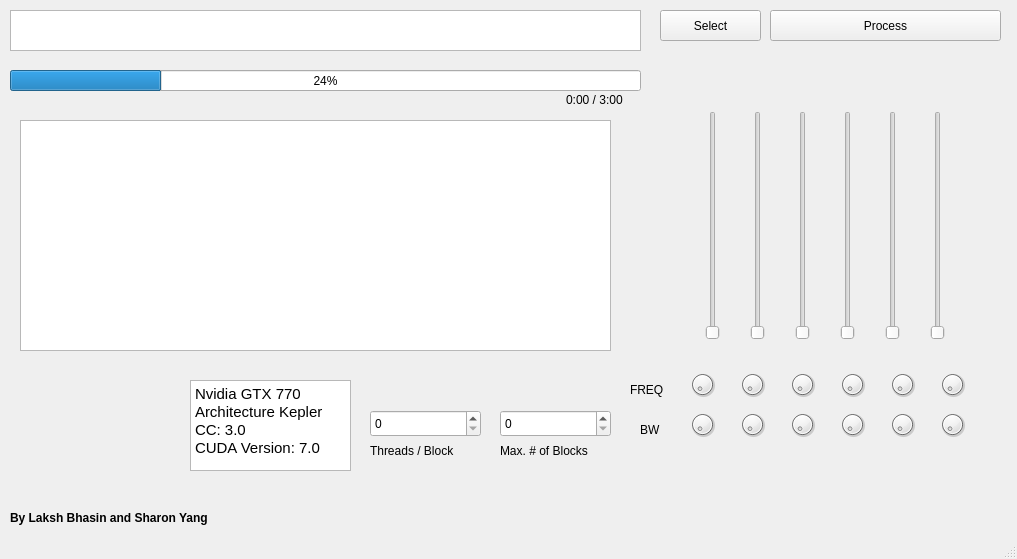
<?xml version="1.0" encoding="UTF-8"?>
<ui version="4.0">
 <class>MainApp</class>
 <widget class="QMainWindow" name="MainApp">
  <property name="geometry">
   <rect>
    <x>0</x>
    <y>0</y>
    <width>1017</width>
    <height>559</height>
   </rect>
  </property>
  <property name="windowTitle">
   <string>MainApp</string>
  </property>
  <widget class="QWidget" name="centralWidget">
   <widget class="QPushButton" name="pushButton">
    <property name="geometry">
     <rect>
      <x>660</x>
      <y>10</y>
      <width>101</width>
      <height>31</height>
     </rect>
    </property>
    <property name="text">
     <string>Select</string>
    </property>
   </widget>
   <widget class="QTextEdit" name="textEdit">
    <property name="geometry">
     <rect>
      <x>10</x>
      <y>10</y>
      <width>631</width>
      <height>41</height>
     </rect>
    </property>
   </widget>
   <widget class="QPushButton" name="pushButton_2">
    <property name="geometry">
     <rect>
      <x>770</x>
      <y>10</y>
      <width>231</width>
      <height>31</height>
     </rect>
    </property>
    <property name="text">
     <string>Process</string>
    </property>
   </widget>
   <widget class="QWidget" name="horizontalLayoutWidget">
    <property name="geometry">
     <rect>
      <x>670</x>
      <y>100</y>
      <width>311</width>
      <height>251</height>
     </rect>
    </property>
    <layout class="QHBoxLayout" name="horizontalLayout">
     <item>
      <widget class="QSlider" name="verticalSlider">
       <property name="orientation">
        <enum>Qt::Vertical</enum>
       </property>
      </widget>
     </item>
     <item>
      <widget class="QSlider" name="verticalSlider_2">
       <property name="orientation">
        <enum>Qt::Vertical</enum>
       </property>
      </widget>
     </item>
     <item>
      <widget class="QSlider" name="verticalSlider_3">
       <property name="orientation">
        <enum>Qt::Vertical</enum>
       </property>
      </widget>
     </item>
     <item>
      <widget class="QSlider" name="verticalSlider_4">
       <property name="orientation">
        <enum>Qt::Vertical</enum>
       </property>
      </widget>
     </item>
     <item>
      <widget class="QSlider" name="verticalSlider_5">
       <property name="orientation">
        <enum>Qt::Vertical</enum>
       </property>
      </widget>
     </item>
     <item>
      <widget class="QSlider" name="verticalSlider_6">
       <property name="orientation">
        <enum>Qt::Vertical</enum>
       </property>
      </widget>
     </item>
    </layout>
   </widget>
   <widget class="QProgressBar" name="progressBar">
    <property name="geometry">
     <rect>
      <x>10</x>
      <y>70</y>
      <width>631</width>
      <height>21</height>
     </rect>
    </property>
    <property name="value">
     <number>24</number>
    </property>
   </widget>
   <widget class="QLabel" name="label">
    <property name="geometry">
     <rect>
      <x>566</x>
      <y>90</y>
      <width>71</width>
      <height>20</height>
     </rect>
    </property>
    <property name="text">
     <string>0:00 / 3:00</string>
    </property>
   </widget>
   <widget class="QLabel" name="label_2">
    <property name="geometry">
     <rect>
      <x>630</x>
      <y>380</y>
      <width>41</width>
      <height>20</height>
     </rect>
    </property>
    <property name="text">
     <string>FREQ</string>
    </property>
   </widget>
   <widget class="QLabel" name="label_3">
    <property name="geometry">
     <rect>
      <x>640</x>
      <y>420</y>
      <width>31</width>
      <height>20</height>
     </rect>
    </property>
    <property name="text">
     <string>BW</string>
    </property>
   </widget>
   <widget class="QGraphicsView" name="graphicsView">
    <property name="geometry">
     <rect>
      <x>20</x>
      <y>120</y>
      <width>591</width>
      <height>231</height>
     </rect>
    </property>
   </widget>
   <widget class="QTextBrowser" name="textBrowser">
    <property name="geometry">
     <rect>
      <x>190</x>
      <y>380</y>
      <width>161</width>
      <height>91</height>
     </rect>
    </property>
    <property name="html">
     <string>&lt;!DOCTYPE HTML PUBLIC &quot;-//W3C//DTD HTML 4.0//EN&quot; &quot;http://www.w3.org/TR/REC-html40/strict.dtd&quot;&gt;
&lt;html&gt;&lt;head&gt;&lt;meta name=&quot;qrichtext&quot; content=&quot;1&quot; /&gt;&lt;style type=&quot;text/css&quot;&gt;
p, li { white-space: pre-wrap; }
&lt;/style&gt;&lt;/head&gt;&lt;body style=&quot; font-family:'Ubuntu'; font-size:11pt; font-weight:400; font-style:normal;&quot;&gt;
&lt;p style=&quot; margin-top:0px; margin-bottom:0px; margin-left:0px; margin-right:0px; -qt-block-indent:0; text-indent:0px;&quot;&gt;Nvidia GTX 770&lt;/p&gt;
&lt;p style=&quot; margin-top:0px; margin-bottom:0px; margin-left:0px; margin-right:0px; -qt-block-indent:0; text-indent:0px;&quot;&gt;Architecture Kepler&lt;/p&gt;
&lt;p style=&quot; margin-top:0px; margin-bottom:0px; margin-left:0px; margin-right:0px; -qt-block-indent:0; text-indent:0px;&quot;&gt;CC: 3.0&lt;/p&gt;
&lt;p style=&quot; margin-top:0px; margin-bottom:0px; margin-left:0px; margin-right:0px; -qt-block-indent:0; text-indent:0px;&quot;&gt;CUDA Version: 7.0&lt;/p&gt;&lt;/body&gt;&lt;/html&gt;</string>
    </property>
   </widget>
   <widget class="QLabel" name="label_4">
    <property name="geometry">
     <rect>
      <x>370</x>
      <y>440</y>
      <width>111</width>
      <height>21</height>
     </rect>
    </property>
    <property name="text">
     <string>Threads / Block</string>
    </property>
   </widget>
   <widget class="QLabel" name="label_5">
    <property name="geometry">
     <rect>
      <x>500</x>
      <y>440</y>
      <width>121</width>
      <height>21</height>
     </rect>
    </property>
    <property name="text">
     <string>Max. # of Blocks</string>
    </property>
   </widget>
   <widget class="QLabel" name="label_logo">
    <property name="geometry">
     <rect>
      <x>-20</x>
      <y>380</y>
      <width>171</width>
      <height>151</height>
     </rect>
    </property>
    <property name="text">
     <string/>
    </property>
   </widget>
   <widget class="QSpinBox" name="spinBox">
    <property name="geometry">
     <rect>
      <x>370</x>
      <y>410</y>
      <width>111</width>
      <height>27</height>
     </rect>
    </property>
   </widget>
   <widget class="QSpinBox" name="spinBox_2">
    <property name="geometry">
     <rect>
      <x>500</x>
      <y>410</y>
      <width>111</width>
      <height>27</height>
     </rect>
    </property>
   </widget>
   <widget class="QDial" name="dial_4">
    <property name="enabled">
     <bool>true</bool>
    </property>
    <property name="geometry">
     <rect>
      <x>830</x>
      <y>370</y>
      <width>45</width>
      <height>29</height>
     </rect>
    </property>
    <property name="sizePolicy">
     <sizepolicy hsizetype="Fixed" vsizetype="Fixed">
      <horstretch>0</horstretch>
      <verstretch>0</verstretch>
     </sizepolicy>
    </property>
   </widget>
   <widget class="QDial" name="dial_5">
    <property name="enabled">
     <bool>true</bool>
    </property>
    <property name="geometry">
     <rect>
      <x>880</x>
      <y>370</y>
      <width>45</width>
      <height>29</height>
     </rect>
    </property>
    <property name="sizePolicy">
     <sizepolicy hsizetype="Fixed" vsizetype="Fixed">
      <horstretch>0</horstretch>
      <verstretch>0</verstretch>
     </sizepolicy>
    </property>
   </widget>
   <widget class="QDial" name="dial_1">
    <property name="enabled">
     <bool>true</bool>
    </property>
    <property name="geometry">
     <rect>
      <x>680</x>
      <y>370</y>
      <width>45</width>
      <height>29</height>
     </rect>
    </property>
    <property name="sizePolicy">
     <sizepolicy hsizetype="Fixed" vsizetype="Fixed">
      <horstretch>0</horstretch>
      <verstretch>0</verstretch>
     </sizepolicy>
    </property>
   </widget>
   <widget class="QDial" name="dial_3">
    <property name="enabled">
     <bool>true</bool>
    </property>
    <property name="geometry">
     <rect>
      <x>780</x>
      <y>370</y>
      <width>45</width>
      <height>29</height>
     </rect>
    </property>
    <property name="sizePolicy">
     <sizepolicy hsizetype="Fixed" vsizetype="Fixed">
      <horstretch>0</horstretch>
      <verstretch>0</verstretch>
     </sizepolicy>
    </property>
   </widget>
   <widget class="QDial" name="dial_2">
    <property name="enabled">
     <bool>true</bool>
    </property>
    <property name="geometry">
     <rect>
      <x>730</x>
      <y>370</y>
      <width>45</width>
      <height>29</height>
     </rect>
    </property>
    <property name="sizePolicy">
     <sizepolicy hsizetype="Fixed" vsizetype="Fixed">
      <horstretch>0</horstretch>
      <verstretch>0</verstretch>
     </sizepolicy>
    </property>
   </widget>
   <widget class="QDial" name="dial_6">
    <property name="enabled">
     <bool>true</bool>
    </property>
    <property name="geometry">
     <rect>
      <x>930</x>
      <y>370</y>
      <width>45</width>
      <height>29</height>
     </rect>
    </property>
    <property name="sizePolicy">
     <sizepolicy hsizetype="Fixed" vsizetype="Fixed">
      <horstretch>0</horstretch>
      <verstretch>0</verstretch>
     </sizepolicy>
    </property>
   </widget>
   <widget class="QDial" name="dial_7">
    <property name="enabled">
     <bool>true</bool>
    </property>
    <property name="geometry">
     <rect>
      <x>680</x>
      <y>410</y>
      <width>45</width>
      <height>29</height>
     </rect>
    </property>
    <property name="sizePolicy">
     <sizepolicy hsizetype="Fixed" vsizetype="Fixed">
      <horstretch>0</horstretch>
      <verstretch>0</verstretch>
     </sizepolicy>
    </property>
   </widget>
   <widget class="QDial" name="dial_12">
    <property name="enabled">
     <bool>true</bool>
    </property>
    <property name="geometry">
     <rect>
      <x>930</x>
      <y>410</y>
      <width>45</width>
      <height>29</height>
     </rect>
    </property>
    <property name="sizePolicy">
     <sizepolicy hsizetype="Fixed" vsizetype="Fixed">
      <horstretch>0</horstretch>
      <verstretch>0</verstretch>
     </sizepolicy>
    </property>
   </widget>
   <widget class="QDial" name="dial_11">
    <property name="enabled">
     <bool>true</bool>
    </property>
    <property name="geometry">
     <rect>
      <x>880</x>
      <y>410</y>
      <width>45</width>
      <height>29</height>
     </rect>
    </property>
    <property name="sizePolicy">
     <sizepolicy hsizetype="Fixed" vsizetype="Fixed">
      <horstretch>0</horstretch>
      <verstretch>0</verstretch>
     </sizepolicy>
    </property>
   </widget>
   <widget class="QDial" name="dial_9">
    <property name="enabled">
     <bool>true</bool>
    </property>
    <property name="geometry">
     <rect>
      <x>780</x>
      <y>410</y>
      <width>45</width>
      <height>29</height>
     </rect>
    </property>
    <property name="sizePolicy">
     <sizepolicy hsizetype="Fixed" vsizetype="Fixed">
      <horstretch>0</horstretch>
      <verstretch>0</verstretch>
     </sizepolicy>
    </property>
   </widget>
   <widget class="QDial" name="dial_8">
    <property name="enabled">
     <bool>true</bool>
    </property>
    <property name="geometry">
     <rect>
      <x>730</x>
      <y>410</y>
      <width>45</width>
      <height>29</height>
     </rect>
    </property>
    <property name="sizePolicy">
     <sizepolicy hsizetype="Fixed" vsizetype="Fixed">
      <horstretch>0</horstretch>
      <verstretch>0</verstretch>
     </sizepolicy>
    </property>
   </widget>
   <widget class="QDial" name="dial_10">
    <property name="enabled">
     <bool>true</bool>
    </property>
    <property name="geometry">
     <rect>
      <x>830</x>
      <y>410</y>
      <width>45</width>
      <height>29</height>
     </rect>
    </property>
    <property name="sizePolicy">
     <sizepolicy hsizetype="Fixed" vsizetype="Fixed">
      <horstretch>0</horstretch>
      <verstretch>0</verstretch>
     </sizepolicy>
    </property>
   </widget>
   <widget class="QLabel" name="label_6">
    <property name="geometry">
     <rect>
      <x>10</x>
      <y>510</y>
      <width>261</width>
      <height>16</height>
     </rect>
    </property>
    <property name="font">
     <font>
      <pointsize>9</pointsize>
      <weight>75</weight>
      <bold>true</bold>
     </font>
    </property>
    <property name="text">
     <string>By Laksh Bhasin and Sharon Yang</string>
    </property>
   </widget>
  </widget>
  <widget class="QMenuBar" name="menuBar">
   <property name="geometry">
    <rect>
     <x>0</x>
     <y>0</y>
     <width>1017</width>
     <height>25</height>
    </rect>
   </property>
  </widget>
  <widget class="QStatusBar" name="statusBar"/>
 </widget>
 <layoutdefault spacing="6" margin="11"/>
 <resources/>
 <connections/>
</ui>
